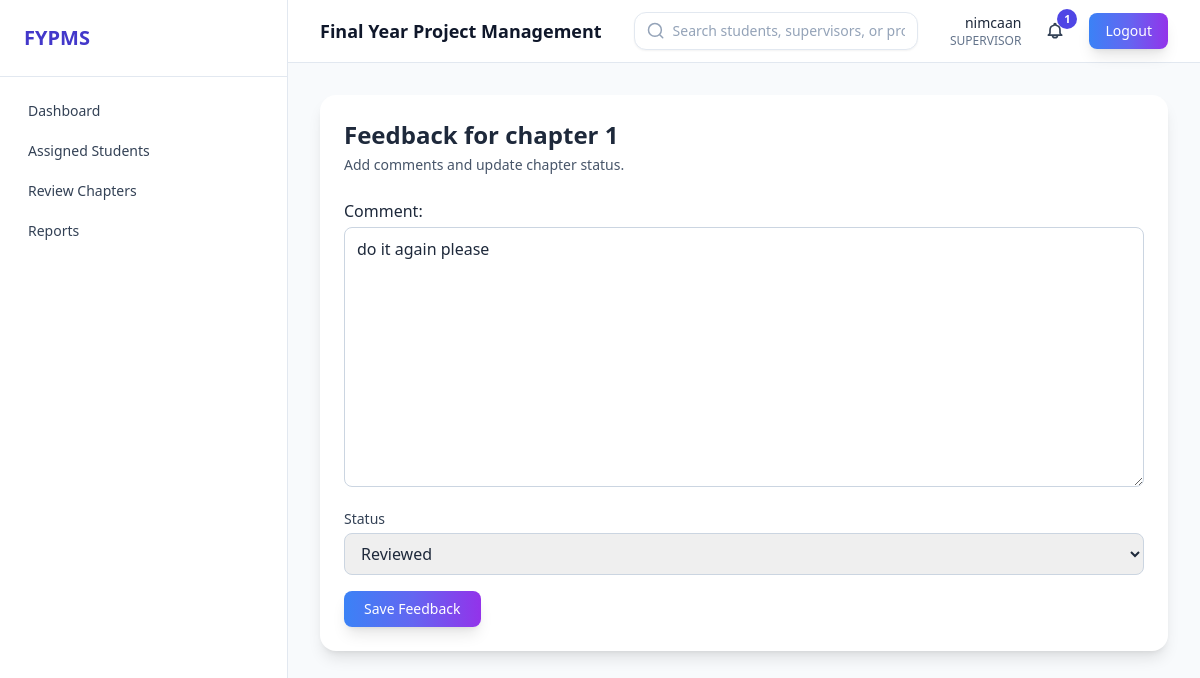
The app's page /projects/supervisor/chapter/2/feedback/ (signed in) with its own data.
### users/models.py (models this page shows, shortened)
class User(AbstractUser):
    class Role(models.TextChoices):
        ADMIN = "ADMIN", "Admin"
        SUPERVISOR = "SUPERVISOR", "Supervisor"
        STUDENT = "STUDENT", "Student"
    role = models.CharField(
        max_length=20,
        choices=Role.choices,
        default=Role.STUDENT,
    )

### projects/models.py (models this page shows, shortened)
class Chapter(models.Model):
    class Status(models.TextChoices):
        PENDING = "PENDING", "Pending"
        REVIEWED = "REVIEWED", "Reviewed"
        APPROVED = "APPROVED", "Approved"
        REJECTED = "REJECTED", "Rejected"
    project = models.ForeignKey(Project, on_delete=models.CASCADE, related_name="chapters")
    title = models.CharField(max_length=255)
    file = models.FileField(
        upload_to="chapters/",
        validators=[FileExtensionValidator(allowed_extensions=["pdf", "doc", "docx"])],
    )
    submission_date = models.DateTimeField(auto_now_add=True)
    status = models.CharField(
        max_length=20,
        choices=Status.choices,
        default=Status.PENDING,
    )

class Feedback(models.Model):
    chapter = models.OneToOneField(Chapter, on_delete=models.CASCADE, related_name="feedback")
    supervisor = models.ForeignKey(
        settings.AUTH_USER_MODEL,
        on_delete=models.CASCADE,
        related_name="feedbacks_given",
        limit_choices_to={"role": "SUPERVISOR"},
    )
    comment = models.TextField()
    reviewed_at = models.DateTimeField(auto_now=True)

### projects/views.py (the view, shortened to what this page needs)
# urls.py: path("supervisor/chapter/<int:pk>/feedback/", FeedbackCreateUpdateView.as_view(), name="feedback-create"),
class FeedbackCreateUpdateView(SupervisorRequiredMixin, CreateView):
    template_name = "projects/feedback_form.html"
    form_class = FeedbackForm
    success_url = reverse_lazy("projects:supervisor-chapters")
    def dispatch(self, request, *args, **kwargs):
        self.chapter = get_object_or_404(Chapter, pk=kwargs["pk"])
        self.assignment = get_object_or_404(
            SupervisorAssignment,
            student=self.chapter.project.student,
            supervisor=request.user,
        )
        return super().dispatch(request, *args, **kwargs)
    def get_context_data(self, **kwargs):
        context = super().get_context_data(**kwargs)
        context["chapter"] = self.chapter
        return context
    def get_initial(self):
        initial = super().get_initial()
        feedback = Feedback.objects.filter(chapter=self.chapter).first()
        if feedback:
            initial["comment"] = feedback.comment
        return initial

### projects/forms.py
class FeedbackForm(forms.ModelForm):
    class Meta:
        model = Feedback
        fields = ["comment"]

### users/context_processors.py (called while the page is built)
def unread_notification_count(request):
    user = getattr(request, "user", None)
    if not user or not user.is_authenticated:
        return {"unread_notification_count": 0}
    from projects.models import Notification
    return {
        "unread_notification_count": Notification.objects.filter(user=user, is_read=False).count()
        if user.role in {User.Role.ADMIN, User.Role.SUPERVISOR, User.Role.STUDENT}
        else 0
    }

def unread_notification_preview(request):
    user = getattr(request, "user", None)
    if not user or not user.is_authenticated:
        return {"unread_notifications_nav": []}
    unread_qs = Notification.objects.filter(user=user, is_read=False).order_by("-created_at")[:5]
    return {"unread_notifications_nav": unread_qs}

### users/mixins.py (called while the page is built)
    def test_func(self):
        return self.request.user.role in self.allowed_roles or self.request.user.is_superuser

### templates/projects/feedback_form.html (shortened to what this page needs)
{% extends "base.html" %}
{% block content %}
<div class="mx-auto max-w-4xl rounded-2xl bg-white p-6 shadow-lg">
    <h2 class="mb-1 text-2xl font-bold">Feedback for {{ chapter.title }}</h2>
    <p class="mb-6 text-sm text-slate-600">Add comments and update chapter status.</p>
    <form method="post" class="space-y-4">
        {{ form.as_p }}
        <div>
            <label class="mb-1 block text-sm font-medium text-slate-700">Status</label>
            <select name="status" class="w-full rounded-lg border border-slate-300 px-3 py-2 focus:ring-2 focus:ring-indigo-500">
                <option value="REVIEWED">Reviewed</option>
            </select>
        </div>
        <button type="submit" class="rounded-lg bg-gradient-to-r from-blue-500 via-indigo-500 to-purple-600 px-5 py-2 text-sm font-medium text-white shadow-lg transition-all duration-300 hover:scale-105">Save Feedback</button>
    </form>
</div>
{% endblock %}

### templates/partials/navbar.html (shortened to what this page needs)
<header class="sticky top-0 z-30 border-b border-slate-200 bg-white/90 backdrop-blur">
    <div class="flex items-center justify-between px-4 py-3 sm:px-6 lg:px-8">
        <div class="flex items-center gap-3">
            <h1 class="text-lg font-semibold text-slate-900">Final Year Project Management</h1>
        </div>
        <div class="flex flex-1 items-center justify-center px-4 sm:px-6 lg:px-8">
            <div
                id="navbarSearchRoot"
                data-search-url="{% url 'projects:search' %}"
                data-search-ajax-url="{% url 'projects:search-ajax' %}"
                class="w-full max-w-xl"
            >
                <form method="get" action="{% url 'projects:search' %}" class="w-full">
                    <div class="relative">
                        <div class="flex items-center gap-2 rounded-xl border border-slate-200 bg-white px-3 py-2 shadow-sm">
                            <svg class="h-5 w-5 text-slate-400" fill="none" stroke="currentColor" viewBox="0 0 24 24">
                                <path stroke-linecap="round" stroke-linejoin="round" stroke-width="2" d="M21 21l-4.35-4.35m0 0A7.5 7.5 0 104.5 4.5a7.5 7.5 0 0012.15 12.15z"></path>
                            </svg>
                            <input
                                id="navbarSearchInput"
                                type="text"
                                name="q"
                                placeholder="Search students, supervisors, or projects..."
                                autocomplete="off"
                                spellcheck="false"
                                class="w-full bg-transparent text-sm outline-none placeholder:text-slate-400"
                                value="{{ request.GET.q|default_if_none:'' }}"
                            />
                        </div>
                    </div>
                </form>
            </div>
        </div>
        <div class="flex items-center gap-4">
            <div class="hidden text-right sm:block">
                <p class="text-sm font-medium">{{ user.username }}</p>
                <p class="text-xs text-slate-500">{{ user.role }}</p>
            </div>
            <div class="relative">
                <button
                    id="notifToggle"
                    type="button"
                    aria-haspopup="menu"
                    aria-expanded="false"
                    aria-controls="notifMenu"
                    class="relative rounded-lg p-2 text-slate-700 hover:bg-slate-100 transition"
                    onclick="toggleNotificationsMenu()"
                >
                    {% if unread_notification_count > 0 %}
                        <span class="absolute -right-1 -top-1 inline-flex h-5 min-w-5 items-center justify-center rounded-full bg-indigo-600 px-1 text-[11px] font-bold text-white">
                            {{ unread_notification_count }}
                        </span>
                    {% endif %}
                </button>
            </div>
            <form method="post" action="{% url 'users:logout' %}">
                <button type="submit" class="rounded-lg bg-gradient-to-r from-blue-500 via-indigo-500 to-purple-600 px-4 py-2 text-sm font-medium text-white shadow-lg transition-all duration-300 hover:scale-105">
                    Logout
                </button>
            </form>
        </div>
    </div>
</header>

### templates/projects/feedback_form.html (style rules this page uses)
form p { margin-bottom: 14px; }
form textarea { width: 100%; min-height: 130px; border: 1px solid #cbd5e1; border-radius: 0.5rem; padding: 0.55rem 0.75rem; margin-top: 0.25rem; }

### records on screen
User: username "nimcaan", role "SUPERVISOR"
Chapter: title "chapter 1"
Feedback: comment "do it again please"

### other values on screen
{{ unread_notification_count }} "1"
